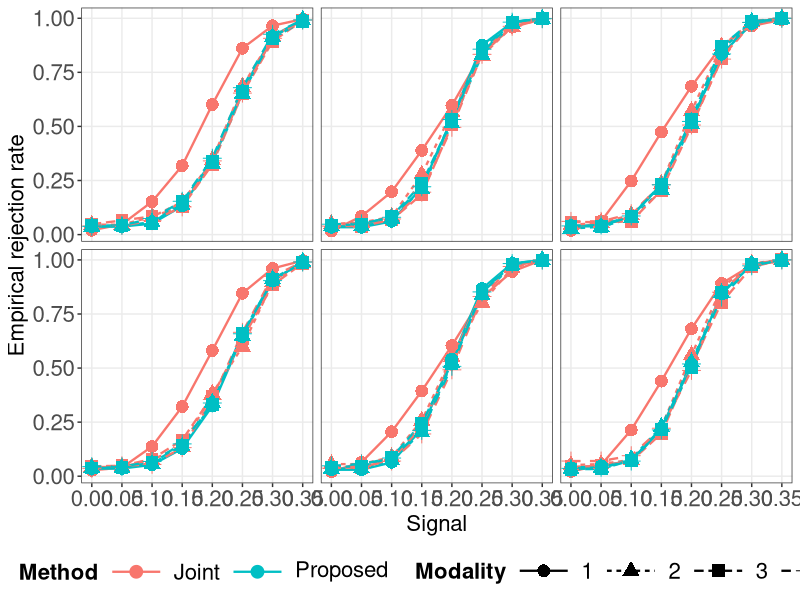
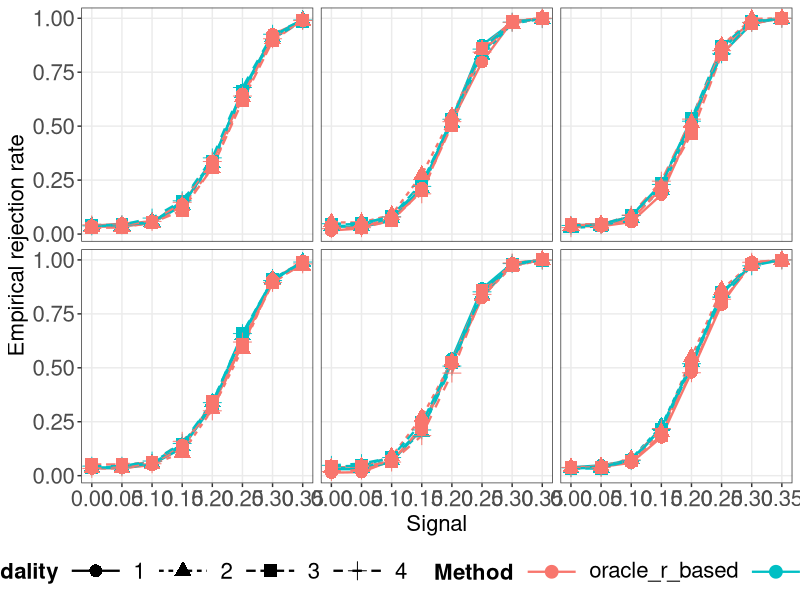
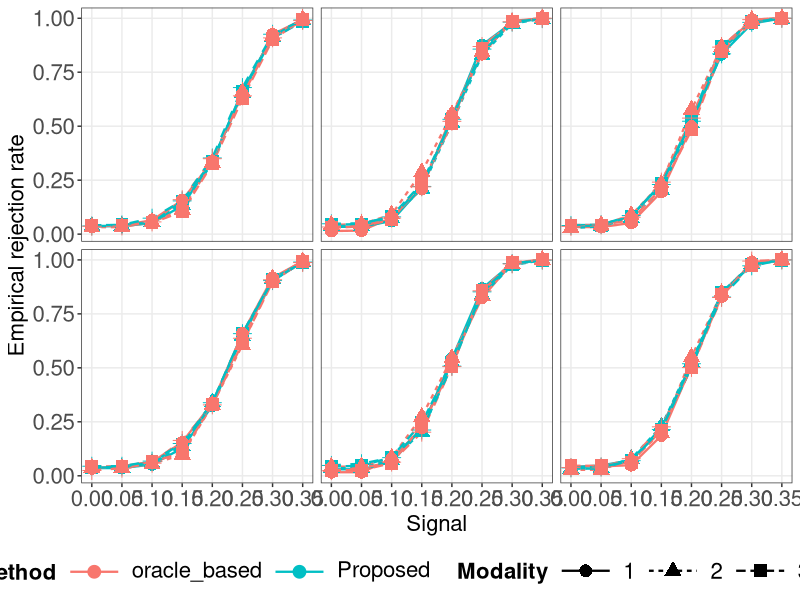
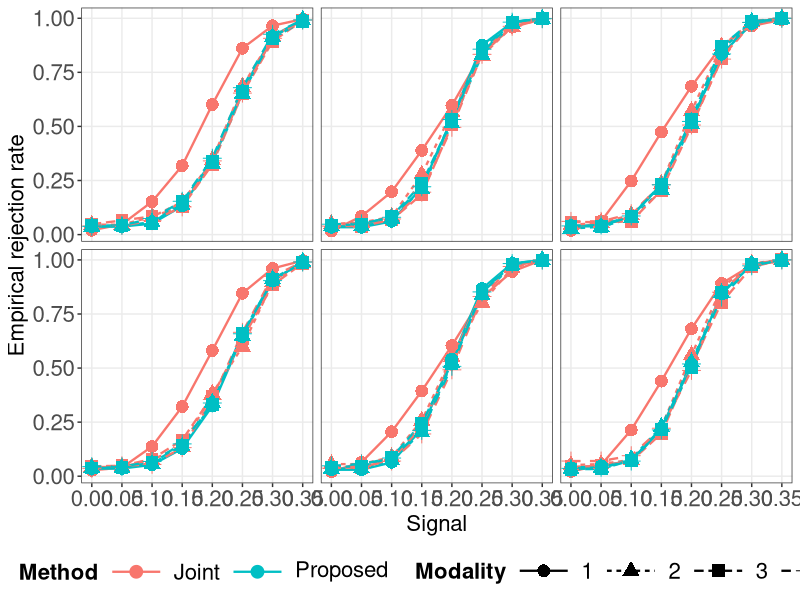
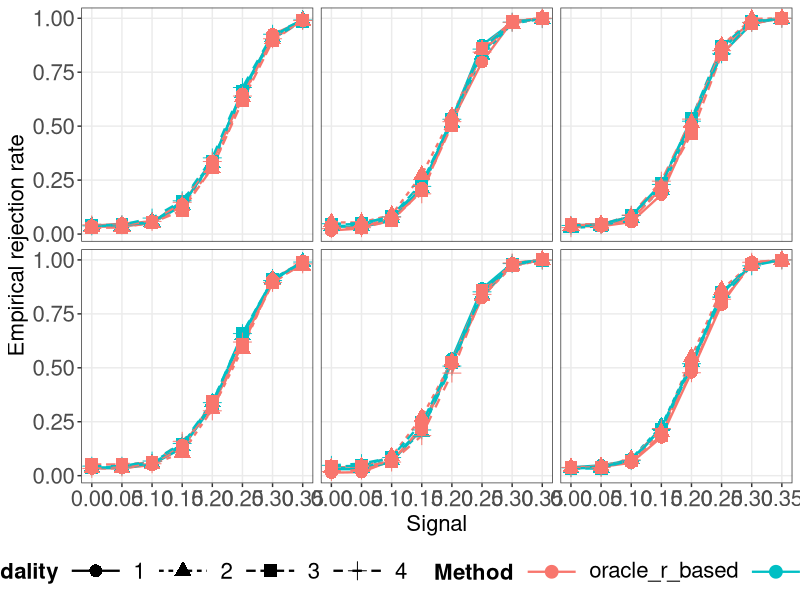
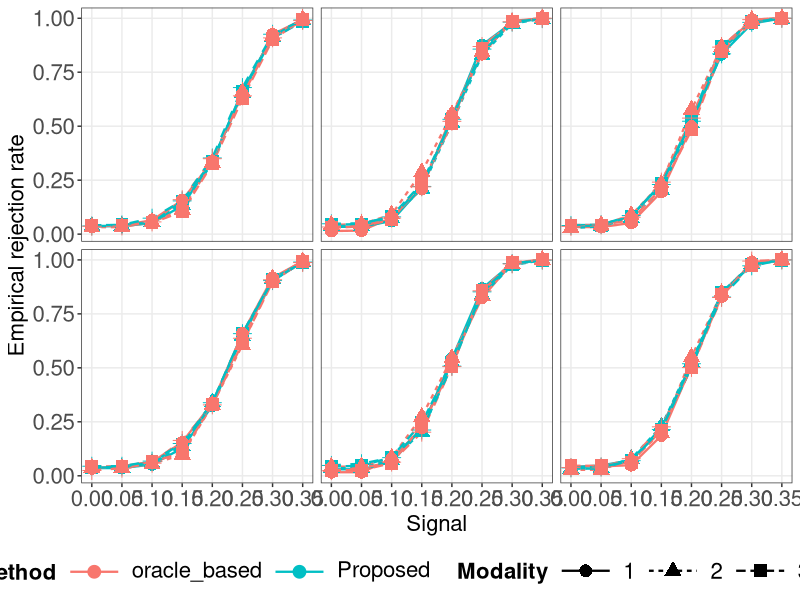

Here is the R script that generated these plots, in order:
library(dplyr)
library(readr)
library(ggplot2)
library(tidyr)
library(zoo)
library(here)
plot_noise_allB_from_table <- function(noise_val, B_vals = NULL, v_vals = 1:3, method_vals = NULL, out_png = NULL, all_data_df) {
  sub <- all_data_df %>% filter(noise == noise_val)
  if (!is.null(B_vals)) {
    sub <- sub %>% filter(B %in% B_vals)
  } else {
    B_vals <- sort(unique(sub$B))
  }

  if (!is.null(method_vals)) {
    sub <- sub %>% filter(method %in% method_vals)
  }

  df <- sub %>% filter(V %in% v_vals)
  target_v <- sort(unique(df$v))

  df_sum <- df %>%
    mutate(pval = as.numeric(pval)) %>%
    group_by(B, V, method, k, v) %>%
    summarise(pval = mean(pval, na.rm = TRUE), .groups = "drop") %>%
    filter(!is.na(pval)) %>%
    arrange(B, V, method, k, v) %>%
    group_by(B, V, method, k) %>%
    mutate(pval = cummax(pval)) %>%
    ungroup()

  v_labeller <- function(value) paste0("V", value)

  method_labels <- c(
    "proposed" = "Proposed",
    "jointadjust_lambin" = "joint_lambin",
    "jointadjust" = "Joint"
  )

  modality_labels <- c(
    "1" = "1",
    "2" = "2",
    "3" = "3",
    "4" = "4",
    "kk1" = "1",
    "kk2" = "2",
    "kk3" = "3",
    "kk4" = "4",
    "common" = "common"
  )

  p <- ggplot(df_sum, aes(x = v, y = pval,
                          color = method,
                          shape = factor(k),
                          linetype = factor(k),
                          group = interaction(method, k))) +
    geom_line(linewidth = 0.8, na.rm = TRUE) +
    geom_point(size = 4, na.rm = TRUE) +
    facet_grid(B ~ V, labeller = labeller(V = as_labeller(v_labeller))) +
    scale_x_continuous(breaks = target_v) +
    labs(
      x = "Signal",
      y = "Empirical rejection rate",
      shape = "Modality",
      linetype = "Modality",
      color = "Method"
    ) +
    theme_bw() +
    theme(
      strip.text = element_blank(),
      axis.text = element_text(size = 16),
      axis.title = element_text(size = 16),
      legend.key.size = unit(1.2, "lines"),
      legend.key.width = unit(3, "lines"),
      legend.text = element_text(size = 16),
      legend.title = element_text(size = 16, face = "bold"),
      legend.position = "bottom",
      legend.spacing.x = unit(0.3, "cm"),
      legend.spacing.y = unit(0.1, "cm"),
      panel.grid.minor = element_blank(),
      legend.box.background = element_blank()
    ) +
    scale_color_discrete(labels = function(x) {
      mapped <- method_labels[x]
      mapped[is.na(mapped)] <- x[is.na(mapped)]
      parse(text = mapped)
    }) +
    scale_shape_discrete(labels = modality_labels) +
    scale_linetype_discrete(labels = modality_labels) +
    guides(
      shape = guide_legend(override.aes = list(size = 4, linewidth = 0.8)),
      color = guide_legend(override.aes = list(size = 4, linewidth = 0.8))
    )

  if (!is.null(out_png)) {
    ggsave(out_png, p, width = 16, height = 9, dpi = 300)
  }

  return(p)
}


df_clean <-  read.csv(here::here("simulation","Results","betacsv","betatest_joint_mainsetting.csv"))[, -1]

if ("w" %in% names(df_clean) && !"v" %in% names(df_clean)) {
  names(df_clean)[names(df_clean) == "w"] <- "v"
}

df_clean <- df_clean %>%
  mutate(
    v = as.numeric(v),
    k = as.integer(k),
    pval = as.numeric(pval)
  ) %>%
  drop_na()



selected_methods <- c("Proposed", "Joint")
for (ii in 1) {
  dd <- plot_noise_allB_from_table(
    noise_val = ii,
    B_vals = c(1, 2),
    method_vals = selected_methods,
    out_png = here::here("simulation", "Results", "betacsv","FigS12.png"),
    all_data_df = df_clean
  )
  print(dd)
}

selected_methods <- c("Proposed", "oracle_r_based")
for (ii in 1) {
  dd <- plot_noise_allB_from_table(
    noise_val = ii,
    B_vals = c(1, 2),
    method_vals = selected_methods,
    out_png = here::here("simulation", "Results", "betacsv","FigS13.png"),
    all_data_df = df_clean
  )
  print(dd)
}

selected_methods <- c("Proposed", "oracle_based")
for (ii in 1) {
  dd <- plot_noise_allB_from_table(
    noise_val = ii,
    B_vals = c(1, 2),
    method_vals = selected_methods,
    out_png = here::here("simulation", "Results", "betacsv","FigS14.png"),
    all_data_df = df_clean
  )
  print(dd)
}
